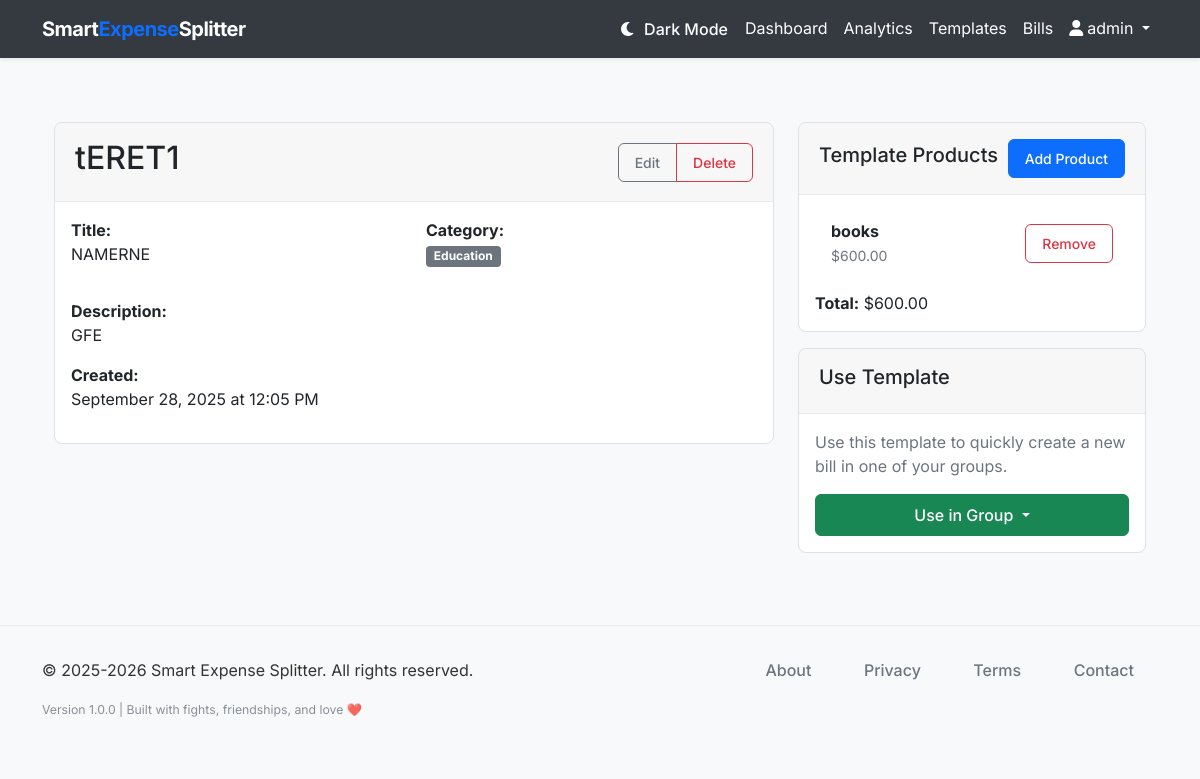
The page /template/1 (signed in) on the database its author committed.
### models.py (models this page shows, shortened)
class User(db.Model, UserMixin):
    __tablename__ = 'users'
    id = db.Column(db.Integer, primary_key=True)
    username = db.Column(db.String(64), unique=True, nullable=False)
    email = db.Column(db.String(120), unique=True, nullable=False)
    password_hash = db.Column(db.String(128), nullable=False)
    created_at = db.Column(db.DateTime, default=datetime.utcnow)
    groups = db.relationship('Group', back_populates='user', cascade='all, delete-orphan')
    bill_templates = db.relationship('BillTemplate', back_populates='user', cascade='all, delete-orphan')

class BillTemplate(db.Model):
    __tablename__ = 'bill_templates'
    id = db.Column(db.Integer, primary_key=True)
    name = db.Column(db.String(100), nullable=False)
    title = db.Column(db.String(100), nullable=False)
    description = db.Column(db.String(255))
    category = db.Column(db.String(50), default='Other')
    user_id = db.Column(db.Integer, db.ForeignKey('users.id'), nullable=False)
    created_at = db.Column(db.DateTime, default=datetime.utcnow)
    updated_at = db.Column(db.DateTime, default=datetime.utcnow, onupdate=datetime.utcnow)
    user = db.relationship('User', back_populates='bill_templates')
    template_products = db.relationship('TemplateProduct', back_populates='bill_template', cascade='all, delete-orphan')

class TemplateProduct(db.Model):
    __tablename__ = 'template_products'
    id = db.Column(db.Integer, primary_key=True)
    name = db.Column(db.String(100), nullable=False)
    price = db.Column(db.Float, nullable=False)
    bill_template_id = db.Column(db.Integer, db.ForeignKey('bill_templates.id'), nullable=False)
    created_at = db.Column(db.DateTime, default=datetime.utcnow)
    bill_template = db.relationship('BillTemplate', back_populates='template_products')

### routes.py (the view)
@app.route('/template/<int:template_id>')
@login_required
def bill_template_detail(template_id):
    template = BillTemplate.query.get_or_404(template_id)
    if template.user_id != current_user.id:
        flash('You do not have permission to view this template.', 'danger')
        return redirect(url_for('bill_templates'))
    return render_template('bill_template_detail.html', title=template.name, template=template)

### smart_expense_splitter.py (called while the page is built)
@login_manager.user_loader
def load_user(user_id):
    from models import User
    return User.query.get(int(user_id))

### templates/bill_template_detail.html (shortened to what this page needs)
{% extends "layout.html" %}
{% block content %}
<div class="container mt-4">
    <div class="row">
        <div class="col-md-8">
            <div class="card">
                <div class="card-header d-flex justify-content-between align-items-center">
                    <h2>{{ template.name }}</h2>
                    <div class="btn-group">
                        <a href="{{ url_for('edit_bill_template', template_id=template.id) }}" class="btn btn-sm btn-outline-secondary">Edit</a>
                        <button type="button" class="btn btn-sm btn-outline-danger" onclick="confirmDelete()">Delete</button>
                    </div>
                </div>
                <div class="card-body">
                    <div class="row mb-3">
                        <div class="col-md-6">
                            <strong>Title:</strong>
                            <p>{{ template.title }}</p>
                        </div>
                        <div class="col-md-6">
                            <strong>Category:</strong>
                            <p><span class="badge bg-secondary">{{ template.category }}</span></p>
                        </div>
                    </div>
                    {% if template.description %}
                    <div class="mb-3">
                        <strong>Description:</strong>
                        <p>{{ template.description }}</p>
                    </div>
                    {% endif %}
                    <div class="mb-3">
                        <strong>Created:</strong>
                        <p>{{ template.created_at.strftime('%B %d, %Y at %I:%M %p') }}</p>
                    </div>
                </div>
            </div>
        </div>
        <div class="col-md-4">
            <div class="card">
                <div class="card-header d-flex justify-content-between align-items-center">
                    <h5>Template Products</h5>
                    <a href="{{ url_for('new_template_product', template_id=template.id) }}" class="btn btn-sm btn-primary">Add Product</a>
                </div>
                <div class="card-body">
                    {% if template.template_products %}
                        <ul class="list-group list-group-flush">
                            {% for product in template.template_products %}
                                <li class="list-group-item d-flex justify-content-between align-items-center">
                                    <div>
                                        <strong>{{ product.name }}</strong>
                                        <br>
                                        <small class="text-muted">${{ "%.2f"|format(product.price) }}</small>
                                    </div>
                                    <form method="POST" action="{{ url_for('delete_template_product', product_id=product.id) }}" style="display: inline;">
                                        <button type="submit" class="btn btn-sm btn-outline-danger" onclick="return confirm('Remove this product from template?')">Remove</button>
                                    </form>
                                </li>
                            {% endfor %}
                        </ul>
                        <div class="mt-3">
                            <strong>Total:</strong> ${{ "%.2f"|format(template.template_products|sum(attribute='price')) }}
                        </div>
                    {% else %}
                        <p class="text-muted">No products added to this template yet.</p>
                        <a href="{{ url_for('new_template_product', template_id=template.id) }}" class="btn btn-primary w-100">Add First Product</a>
                    {% endif %}
                </div>
            </div>
            <div class="card mt-3">
                <div class="card-header">
                    <h5>Use Template</h5>
                </div>
                <div class="card-body">
                    <p class="text-muted">Use this template to quickly create a new bill in one of your groups.</p>
                    <div class="d-grid">
                        <div class="dropdown">
                            <button class="btn btn-success dropdown-toggle w-100" type="button" id="useTemplateDropdown" data-bs-toggle="dropdown">
                                Use in Group
                            </button>
                        </div>
                    </div>
                </div>
            </div>
        </div>
    </div>
</div>
{% endblock %}

### templates/layout.html (shortened to what this page needs)
<!DOCTYPE html>
<html lang="en">
<head>
    <link href="https://cdn.jsdelivr.net/npm/bootstrap@5.1.3/dist/css/bootstrap.min.css" rel="stylesheet">
    <link rel="stylesheet" href="https://cdnjs.cloudflare.com/ajax/libs/font-awesome/6.0.0/css/all.min.css">
    <link rel="stylesheet" href="{{ url_for('static', filename='css/style.css') }}">
</head>
<body>
    <nav class="navbar navbar-expand-lg navbar-light bg-white shadow-sm">
        <div class="container">
            <a class="navbar-brand" href="{{ url_for('index') }}">Smart<span>Expense</span>Splitter</a>
            <div class="collapse navbar-collapse" id="navbarNav">
                <ul class="navbar-nav ms-auto">
                    {% if current_user.is_authenticated %}
                    <li class="nav-item">
                        <button class="btn btn-link nav-link" id="darkModeToggle" title="Toggle Dark Mode">
                        </button>
                    </li>
                    <li class="nav-item">
                        <a class="nav-link" href="{{ url_for('dashboard') }}">Dashboard</a>
                    </li>
                    <li class="nav-item">
                        <a class="nav-link" href="{{ url_for('analytics') }}">Analytics</a>
                    </li>
                    <li class="nav-item">
                                <a class="nav-link" href="{{ url_for('bill_templates') }}">Templates</a>
                            </li>
                            <li class="nav-item">
                                 <a class="nav-link" href="{{ url_for('bills') }}">Bills</a>
                             </li>
                    <li class="nav-item dropdown">
                        <a class="nav-link dropdown-toggle" href="#" id="navbarDropdown" role="button" data-bs-toggle="dropdown" aria-expanded="false">
                            <i class="fas fa-user me-1"></i>{{ current_user.username }}
                        </a>
                    </li>
                    {% endif %}
                </ul>
            </div>
        </div>
    </nav>
    <main class="container py-4">
        {% block content %}{% endblock %}
    </main>
    <footer class="footer" role="contentinfo" aria-label="Site footer">
        <div class="container">
            <div class="row">
                <div class="col-md-6" role="region" aria-labelledby="copyright-heading">
                    <p class="mb-0" itemprop="copyrightNotice">&copy; 2025-2026 Smart Expense Splitter. All rights reserved.</p>
                </div>
                <div class="col-md-6 text-md-end" role="region" aria-labelledby="footer-nav-heading">
                    <nav class="footer-links" aria-label="Legal and company information">
                        <ul class="list-inline mb-0" role="list">
                            <li class="list-inline-item" role="listitem">
                                <a href="{{ url_for('about') }}" aria-label="Learn more about Smart Expense Splitter company and mission"
                                   class="text-decoration-none" rel="noopener noreferrer">About</a>
                            </li>
                            <li class="list-inline-item" role="listitem">
                                <a href="{{ url_for('privacy') }}" aria-label="Read our privacy policy and data protection practices"
                                   class="text-decoration-none" rel="noopener noreferrer">Privacy</a>
                            </li>
                            <li class="list-inline-item" role="listitem">
                                <a href="{{ url_for('terms') }}" aria-label="Review our terms of service and usage agreements"
                                   class="text-decoration-none" rel="noopener noreferrer">Terms</a>
                            </li>
                            <li class="list-inline-item" role="listitem">
                                <a href="{{ url_for('contact') }}" aria-label="Contact Smart Expense Splitter support team"
                                   class="text-decoration-none" rel="noopener noreferrer">Contact</a>
                            </li>
                        </ul>
                    </nav>
                </div>
            </div>
            <div class="row mt-3" role="region" aria-labelledby="footer-info-heading">
                <div class="col-12">
                    <div class="footer-info text-center text-md-start" aria-label="Application version and technical information">
                        <small class="text-muted" itemprop="version" aria-label="Application version 1.0.0">
                            Version 1.0.0 | Built with fights, friendships, and love ❤️
                        </small>
                    </div>
                </div>
            </div>
        </div>
    </footer>
</body>
</html>

### static/css/style.css (style rules this page uses)
body { font-family: 'Inter', -apple-system, BlinkMacSystemFont, 'Segoe UI', Roboto, Oxygen, Ubuntu, Cantarell, 'Open Sans', 'Helvetica Neue', sans-serif; color: #333; background-color: #f8f9fa; }
.navbar-brand { font-weight: 700; letter-spacing: -0.5px; }
.navbar-brand span { color: #0d6efd; }
.btn { border-radius: 0.375rem; padding: 0.5rem 1rem; font-weight: 500; }
.btn-primary { background-color: #0d6efd; border-color: #0d6efd; }
.card { border-radius: 0.5rem; overflow: hidden; }
.card-header { border-bottom: 1px solid rgba(0, 0, 0, 0.05); padding: 1rem 1.25rem; }
.footer { background-color: #f8f9fa; padding: 2rem 0; margin-top: 3rem; border-top: 1px solid rgba(0, 0, 0, 0.05); }
.footer-links a { color: #6c757d; margin-right: 1.5rem; text-decoration: none; transition: color 0.2s ease-in-out; font-weight: 500; }
.footer-info { font-size: 0.875rem; opacity: 0.8; }
.footer-links ul { margin: 0; padding: 0; }
.footer-links .list-inline-item:not(:last-child) { margin-right: 1.5rem; }

### templates/layout.html (style rules this page uses)
:root { --bg-primary: #ffffff; --bg-secondary: #f8f9fa; --bg-card: #ffffff; --text-primary: #212529; --text-secondary: #6c757d; --border-color: #dee2e6; --navbar-bg: #343a40; --navbar-text: #ffffff; }
body { background-color: var(--bg-primary); color: var(--text-primary); transition: background-color 0.3s ease, color 0.3s ease; }
.navbar { background-color: var(--navbar-bg) !important; }
.navbar-brand, .navbar-nav .nav-link { color: var(--navbar-text) !important; }
.card { background-color: var(--bg-card); border-color: var(--border-color); color: var(--text-primary); }

### rows shown on the page
User: username "admin"
BillTemplate: name "tERET1", title "NAMERNE", category "Education", description "GFE", created_at "September 28, 2025 at 12:05 PM"
TemplateProduct: name "books", price "600.00"

### other values the page prints
{{ "%.2f"|format(template.template_products|sum(attribute='price')) }} "600.00"
